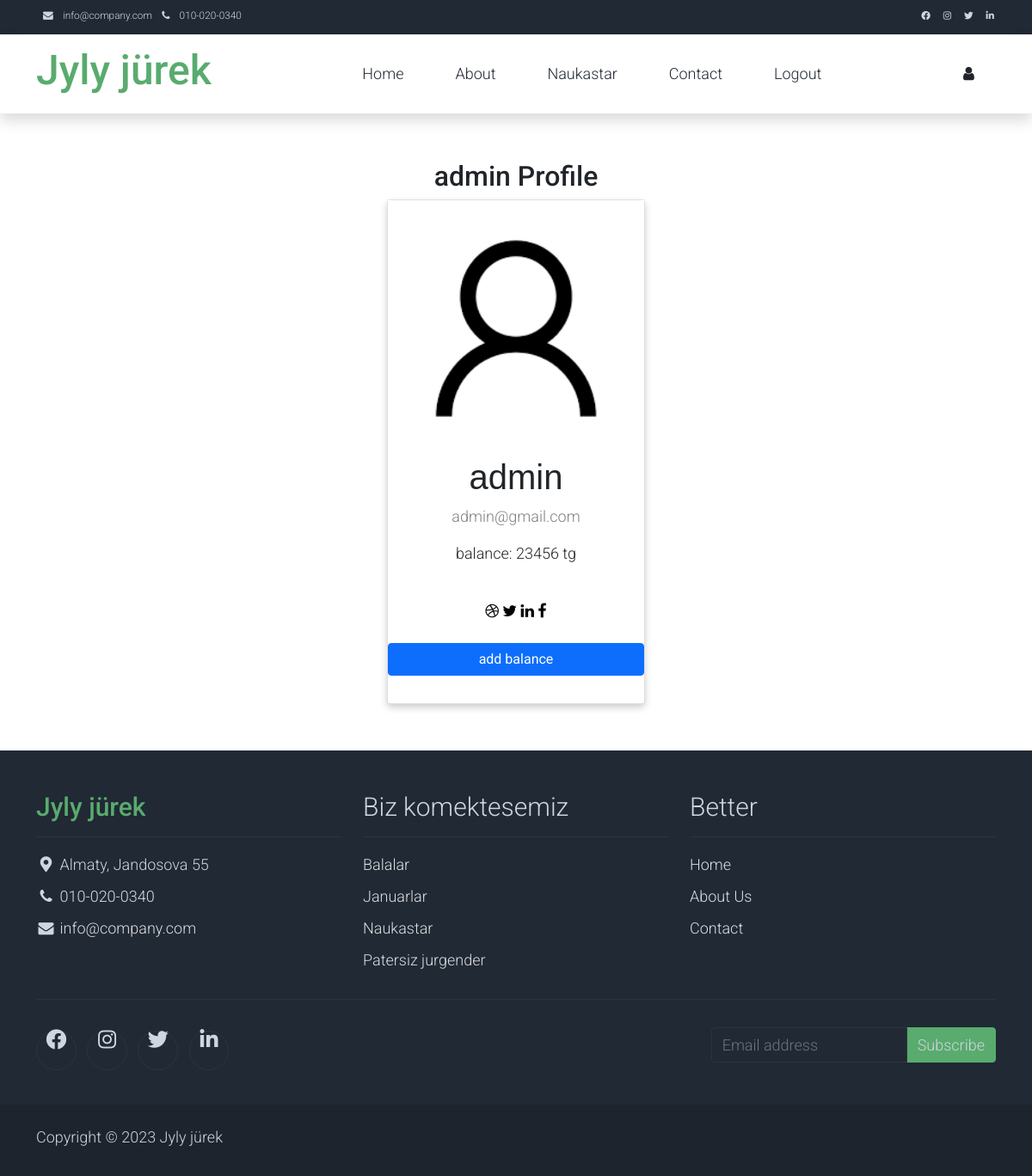
The app's page /profile/ (signed in) with its own data.
### fond/models.py (models this page shows)
class MyUser(AbstractUser):
    avatar = models.ImageField(null=True, blank=True, upload_to="user/avatars/")
    balance = models.IntegerField(default=0)

### fond/views.py (the view, shortened to what this page needs)
# urls.py: path("profile/", ProfileView.as_view(), name="profile"),
class ProfileView(DataMixin, TemplateView):
    template_name = "fond/profile.html"

### fond/templates/fond/profile.html (shortened to what this page needs)
{% extends 'fond/base.html' %}
{% block base %}
    <link rel="stylesheet"
          href="https://cdnjs.cloudflare.com/ajax/libs/font-awesome/4.7.0/css/font-awesome.min.css">
    <br>
    <br>
    <h2 style="text-align:center">{{ user.username }} Profile </h2>
    <div class="card">
    {% if user.avatar %}
    <img src="{{ user.avatar.url }}">
        {% else %}
        <img
             alt="John" style="width:100%">
{% endif %}
        <h1>{{ user.username }}</h1>
        <p class="title">{{ user.email }}</p>
        <p>balance: {{ user.balance }} tg</p>
        <div style="margin: 24px 0;">
            <a href="#"><i class="fa fa-dribbble"></i></a>
            <a href="#"><i class="fa fa-twitter"></i></a>
            <a href="#"><i class="fa fa-linkedin"></i></a>
            <a href="#"><i class="fa fa-facebook"></i></a>
        </div>
        <p>
            <button type="button" class="btn btn-primary" data-toggle="modal" data-target="#exampleModal">
               add balance
            </button>
        </p>
    </div>
    <br>
    <br>
{% endblock %}

### static/assets/css/templatemo.css (style rules this page uses)
body, ul, li, p, a, label, input, div { font-family: 'Roboto', sans-serif; font-size: 18px !important; font-weight: 300 !important; }

### fond/templates/fond/profile.html (style rules this page uses)
.card { box-shadow: 0 4px 8px 0 rgba(0, 0, 0, 0.2); max-width: 300px; margin: auto; text-align: center; font-family: arial; }
.title { color: grey; font-size: 18px; }
button { border: none; outline: 0; display: inline-block; padding: 8px; color: white; background-color: #000; text-align: center; cursor: pointer; width: 100%; font-size: 18px; }
a { text-decoration: none; font-size: 22px; color: black; }

### records on screen
MyUser: username "admin", email "admin@gmail.com", balance "23456"
